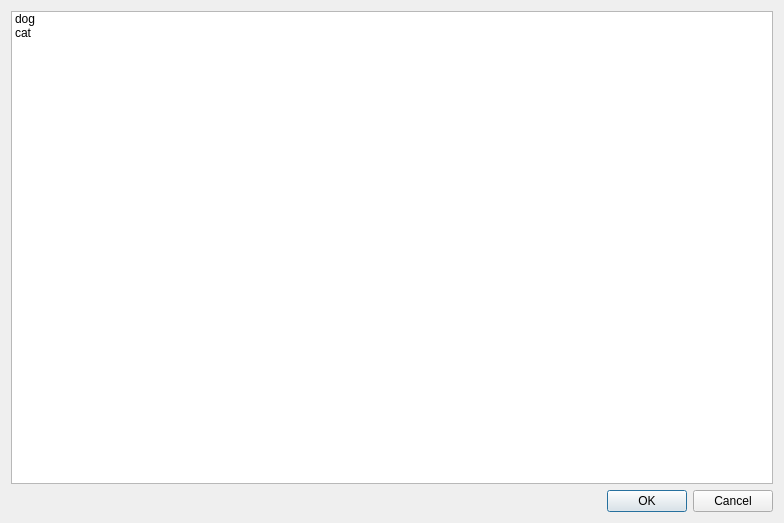
<?xml version="1.0" encoding="UTF-8"?>
<ui version="4.0">
 <class>Wizard_select_dialog</class>
 <widget class="QWidget" name="Wizard_select_dialog">
  <property name="geometry">
   <rect>
    <x>0</x>
    <y>0</y>
    <width>784</width>
    <height>523</height>
   </rect>
  </property>
  <property name="windowTitle">
   <string>Select Plugin</string>
  </property>
  <layout class="QGridLayout" name="gridLayout">
   <item row="0" column="0">
    <widget class="QListWidget" name="listWidget">
     <item>
      <property name="text">
       <string>dog</string>
      </property>
     </item>
     <item>
      <property name="text">
       <string>cat</string>
      </property>
     </item>
    </widget>
   </item>
   <item row="1" column="0">
    <widget class="QDialogButtonBox" name="buttonBox">
     <property name="standardButtons">
      <set>QDialogButtonBox::Cancel|QDialogButtonBox::Ok</set>
     </property>
    </widget>
   </item>
  </layout>
 </widget>
 <layoutdefault spacing="6" margin="11"/>
 <resources/>
 <connections/>
</ui>
